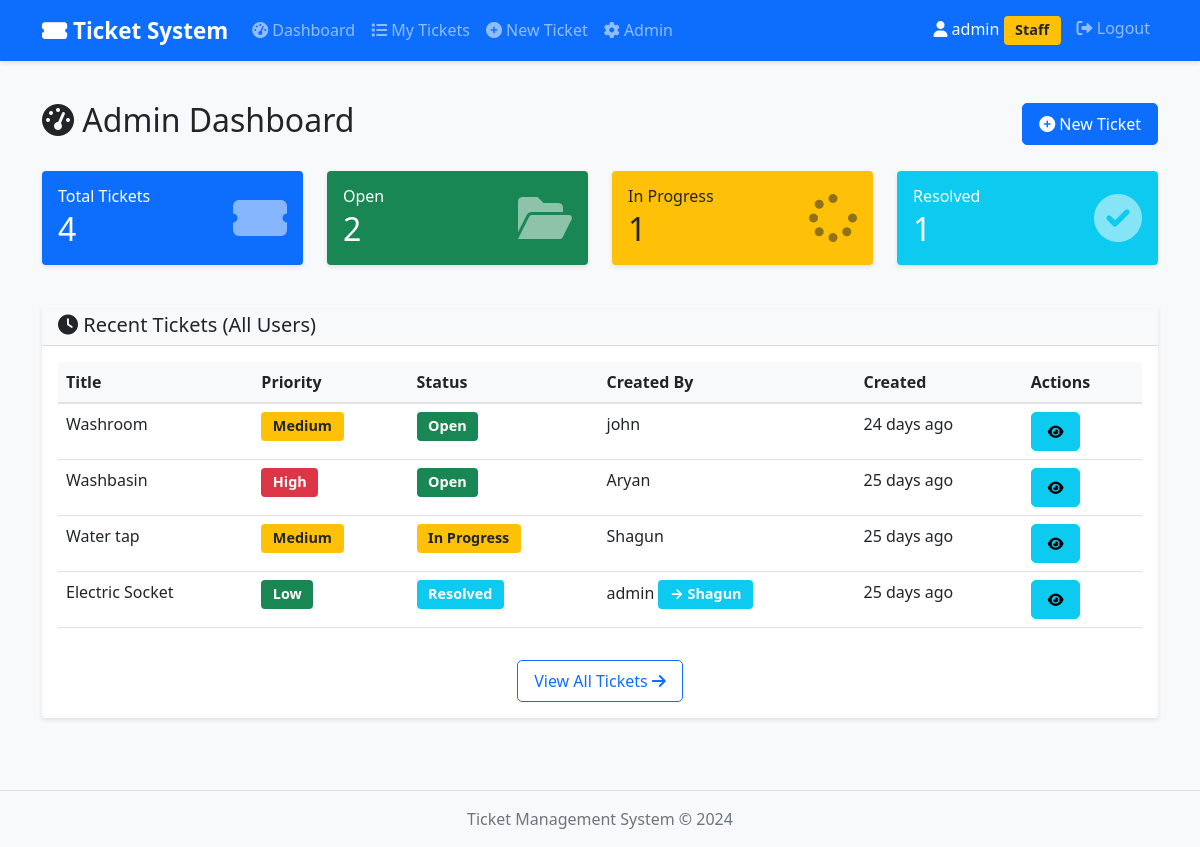
The app's page / (signed in), older data.
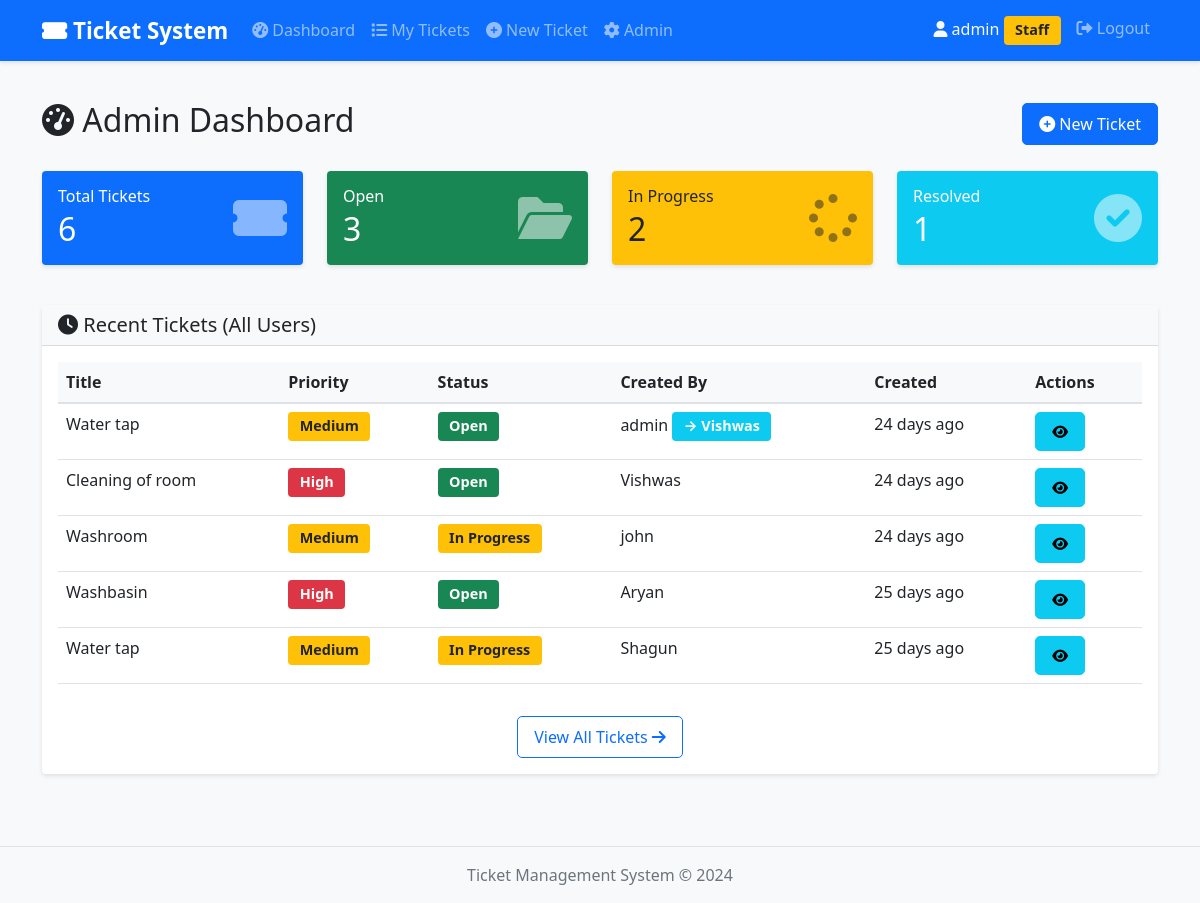
The same page, newer data.
### tickets/models.py (models this page shows, shortened)
class Ticket(models.Model):
    STATUS_CHOICES = [
        ('open', 'Open'),  # (value_in_db, display_name)
        ('in_progress', 'In Progress'),
        ('resolved', 'Resolved'),
        ('closed', 'Closed'),
    ]
    PRIORITY_CHOICES = [
        ('low', 'Low'),
        ('medium', 'Medium'),
        ('high', 'High'),
    ]
    title = models.CharField(max_length=200)
    description = models.TextField()
    status = models.CharField(
        max_length=20,
        choices=STATUS_CHOICES,
        default='open'
    )
    priority = models.CharField(
        max_length=10,
        choices=PRIORITY_CHOICES,
        default='medium'
    )
    created_by = models.ForeignKey(
        User,
        on_delete=models.CASCADE,
        related_name='tickets_created'
    )
    created_for = models.ForeignKey(
        User,
        on_delete=models.CASCADE,
        related_name='tickets_owned',
        null=True,
        blank=True
    )
    is_admin_created = models.BooleanField(default=False)
    created_at = models.DateTimeField(auto_now_add=True)
    updated_at = models.DateTimeField(auto_now=True)
    def get_status_display_safe(self):
        status_dict = dict(self.STATUS_CHOICES)
        return status_dict.get(self.status, self.status)
    def get_priority_display_safe(self):
        priority_dict = dict(self.PRIORITY_CHOICES)
        return priority_dict.get(self.priority, self.priority)
    def time_since_created(self):
        now = timezone.now()
        diff = now - self.created_at
        if diff.days > 0:
            return f"{diff.days} days ago"
        elif diff.seconds // 3600 > 0:
            return f"{diff.seconds // 3600} hours ago"
        elif diff.seconds // 60 > 0:
            return f"{diff.seconds // 60} minutes ago"
        else:
            return "Just now"

### tickets/views.py (the view)
# urls.py: path('', views.dashboard_view, name='dashboard'),
@login_required
def dashboard_view(request):
    if request.user.is_staff:
        all_tickets = Ticket.objects.all()
        recent_tickets = Ticket.objects.order_by('-created_at')[:5]
    else:
        all_tickets = Ticket.objects.filter(created_for=request.user)
        recent_tickets = all_tickets.order_by('-created_at')[:5]
    total_tickets = all_tickets.count()
    open_count = all_tickets.filter(status='open').count()
    in_progress_count = all_tickets.filter(status='in_progress').count()
    resolved_count = all_tickets.filter(status='resolved').count()
    high_priority_count = all_tickets.filter(priority='high').count()
    context = {
        'total_tickets': total_tickets,
        'open_count': open_count,
        'in_progress_count': in_progress_count,
        'resolved_count': resolved_count,
        'high_priority_count': high_priority_count,
        'recent_tickets': recent_tickets,
        'is_staff': request.user.is_staff,
    }
    return render(request, 'tickets/dashboard.html', context)

### tickets/templates/tickets/dashboard.html (shortened to what the changed rows need)
{% extends 'tickets/base.html' %}
{% block content %}
<div class="d-flex justify-content-between align-items-center mb-4">
    <h2>
        <i class="fas fa-tachometer-alt"></i>
        {% if is_staff %}
            Admin Dashboard
        {% else %}
            My Dashboard
        {% endif %}
    </h2>
</div>
<div class="row mb-4">
    <div class="col-md-3 mb-3">
        <div class="card bg-primary text-white">
            <div class="card-body">
                <div class="d-flex justify-content-between align-items-center">
                    <div>
                        <h6 class="card-title mb-1">Total Tickets</h6>
                        <h2 class="mb-0">{{ total_tickets }}</h2>
                    </div>
                </div>
            </div>
        </div>
    </div>
    <div class="col-md-3 mb-3">
        <div class="card bg-success text-white">
            <div class="card-body">
                <div class="d-flex justify-content-between align-items-center">
                    <div>
                        <h6 class="card-title mb-1">Open</h6>
                        <h2 class="mb-0">{{ open_count }}</h2>
                    </div>
                </div>
            </div>
        </div>
    </div>
    <div class="col-md-3 mb-3">
        <div class="card bg-warning text-dark">
            <div class="card-body">
                <div class="d-flex justify-content-between align-items-center">
                    <div>
                        <h6 class="card-title mb-1">In Progress</h6>
                        <h2 class="mb-0">{{ in_progress_count }}</h2>
                    </div>
                </div>
            </div>
        </div>
    </div>
    <div class="col-md-3 mb-3">
        <div class="card bg-info text-white">
            <div class="card-body">
                <div class="d-flex justify-content-between align-items-center">
                    <div>
                        <h2 class="mb-0">{{ resolved_count }}</h2>
                    </div>
                </div>
            </div>
        </div>
    </div>
</div>
<div class="card">
    <div class="card-body">
        {% if recent_tickets %}
            <div class="table-responsive">
                <table class="table table-hover">
                    <thead>
                        <tr>
                            <th>Title</th>
                            <th>Priority</th>
                            <th>Status</th>
                            {% if is_staff %}
                                <th>Created By</th>
                            {% endif %}
                            <th>Created</th>
                            <th>Actions</th>
                        </tr>
                    </thead>
                    <tbody>
                        {% for ticket in recent_tickets %}
                            <tr>
                                <td>{{ ticket.title|truncatechars:50 }}</td>
                                <td>
                                    <span class="badge {% if ticket.priority == 'high' %}bg-danger{% elif ticket.priority == 'medium' %}bg-warning text-dark{% else %}bg-success{% endif %}">
                                        {{ ticket.get_priority_display_safe }}
                                    </span>
                                </td>
                                <td>
                                    <span class="badge {% if ticket.status == 'open' %}bg-success{% elif ticket.status == 'in_progress' %}bg-warning text-dark{% elif ticket.status == 'resolved' %}bg-info{% else %}bg-secondary{% endif %}">
                                        {{ ticket.get_status_display_safe }}
                                    </span>
                                </td>
                                {% if is_staff %}
                                    <td>
                                        {{ ticket.created_by.username }}
                                        {% if ticket.is_admin_created %}
                                            <span class="badge bg-info">→ {{ ticket.created_for.username }}</span>
                                        {% endif %}
                                    </td>
                                {% endif %}
                                <td>{{ ticket.time_since_created }}</td>
                                <td>
                                    <a href="{% url 'ticket_detail' ticket.id %}" class="btn btn-sm btn-info" title="View">
                                        <i class="fas fa-eye"></i>
                                    </a>
                                </td>
                            </tr>
                        {% endfor %}
                    </tbody>
                </table>
            </div>
        {% else %}
            <p class="text-muted text-center mb-0">No tickets found.</p>
        {% endif %}
    </div>
</div>
{% endblock %}

Row changes from the older to the newer data that the page shows:
no longer on this page (row unchanged): Ticket: title "Electric Socket", get_priority_display_safe "Low", get_status_display_safe "Resolved", created_by.username "admin", created_for.username "Shagun", time_since_created "25 days ago"
added Ticket: title "Water tap", get_priority_display_safe "Medium", get_status_display_safe "Open", created_by.username "admin", created_for.username "Vishwas", time_since_created "24 days ago"
added Ticket: title "Cleaning of room", get_priority_display_safe "High", get_status_display_safe "Open", created_by.username "Vishwas", time_since_created "24 days ago"
changed Ticket "Washroom": status "open" → "in_progress" (drawn); get_status_display_safe "Open" → "In Progress"
Text that changed along with them:
{{ total_tickets }}: "4" → "6"
{{ open_count }}: "2" → "3"
{{ in_progress_count }}: "1" → "2"
